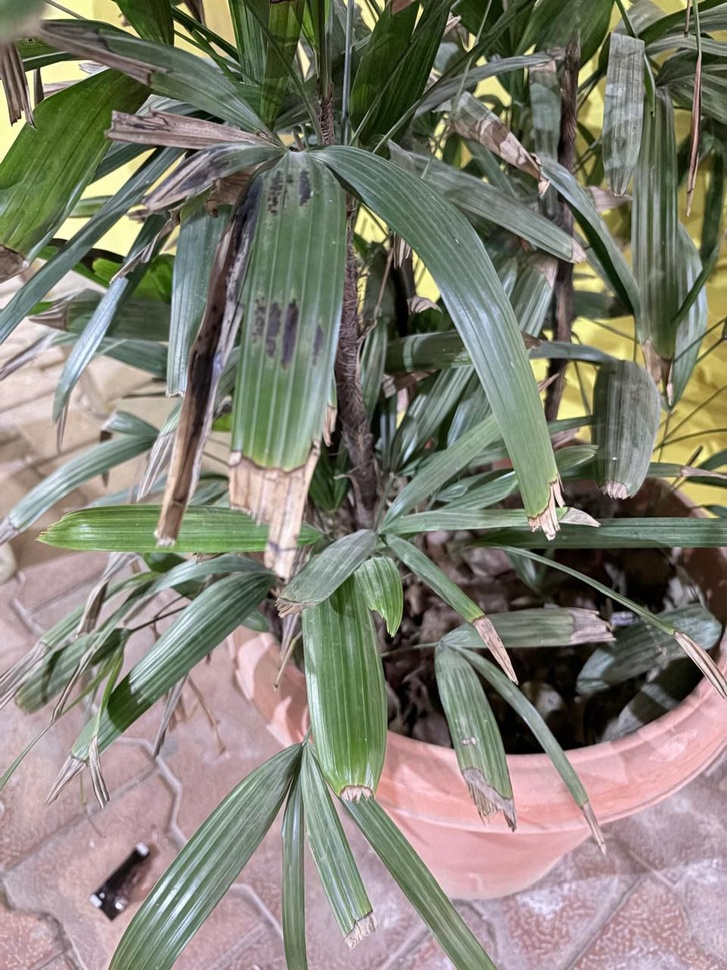
#> input picture SIH2/test_image_24.jpg, 727 x 970 px, shrunk from 960 x 1280 before the run, found by its file name
$ python calibrate_leaves.py
#> lines starting #> are read from the running program, lines starting #| are printed output that depends on the picture; after the words box and inside, x2 and y2 are one past the last pixel; in counts of white or black regions, pixels touching at a corner belong together
import cv2
import numpy as np
import glob
import os

def analyze_leaves(img_path, label):
#> called with img_path = 'e:\\SIH2\\test_image_24.jpg', label = 'IMPOSTER (Image 24)'
    frame = cv2.imread(img_path)
#> frame is the input picture: shape (970, 727, 3); mean B, G, R 116, 128.7, 131.1
    if frame is None:
        print(f"Error reading {img_path}")
        return

    hsv = cv2.cvtColor(frame, cv2.COLOR_BGR2HSV)
#> hsv: shape (970, 727, 3); mean H, S, V 73.2, 59.7, 138.6

    # Green Mask
    lower_green = np.array([25, 40, 40])
    upper_green = np.array([85, 255, 255])
    mask_green = cv2.inRange(hsv, lower_green, upper_green)
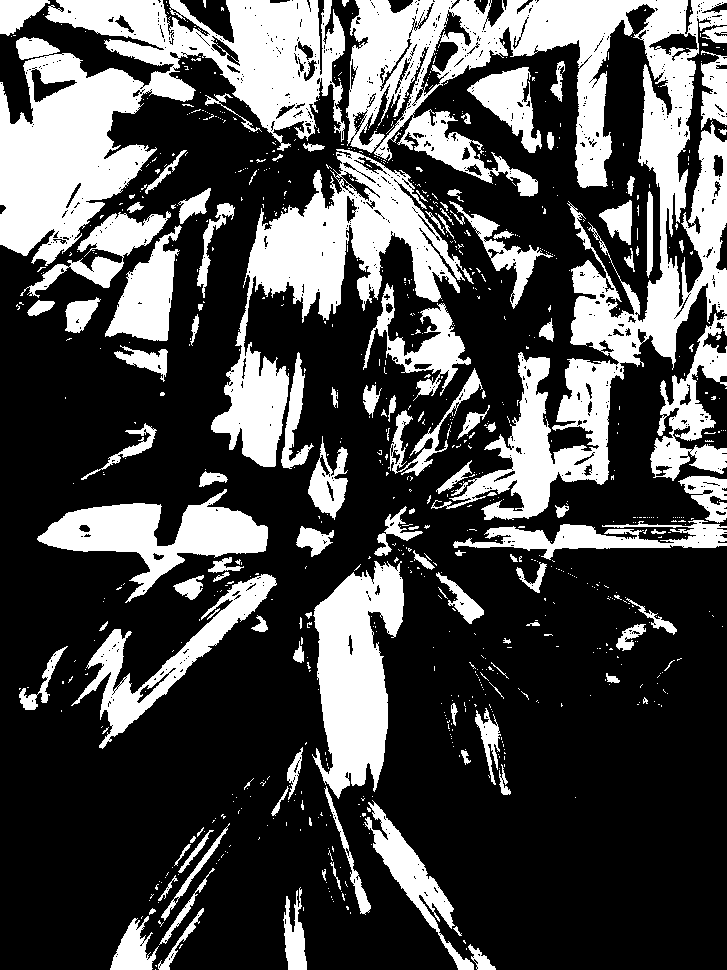
#> mask_green: shape (970, 727); 30% white; 886 white regions (763 under 20 px)

    contours, _ = cv2.findContours(mask_green, cv2.RETR_EXTERNAL, cv2.CHAIN_APPROX_SIMPLE)
#> contours = 857 contours, 768 with area under 20; largest, box (x1, y1, x2, y2) and area: (346, 0, 727, 520) 58908, (0, 0, 345, 266) 40312, (211, 149, 474, 467) 22759, (312, 561, 404, 799) 13324, (37, 489, 268, 603) 9448

    ratios = []
    solidities = []

    print(f"\n--- Analyzing {label} ({os.path.basename(img_path)}) ---")
    for cnt in contours:
        area = cv2.contourArea(cnt)
        if area < 500: continue # Ignore noise

        # Geometry
        x, y, w, h = cv2.boundingRect(cnt)
        rect = cv2.minAreaRect(cnt)
        width = rect[1][0]
        height = rect[1][1]

        if width == 0 or height == 0: continue
        ratio = min(width, height) / max(width, height)

        hull = cv2.convexHull(cnt)
        hull_area = cv2.contourArea(hull)
        if hull_area == 0: continue
        solidity = area / hull_area

        ratios.append(ratio)
        solidities.append(solidity)
        print(f"Leaf: Area={area:.0f}, Ratio={ratio:.3f}, Solidity={solidity:.3f}")
#> this loop made 857 passes
#> area on passes 4, 12, 34: 272.5, 316, 51.5
#| Leaf: Area=1253, Ratio=0.667, Solidity=0.709
#| Leaf: Area=978, Ratio=0.246, Solidity=0.662
#| Leaf: Area=3521, Ratio=0.163, Solidity=0.676
#| Leaf: Area=636, Ratio=0.089, Solidity=0.614
#| Leaf: Area=596, Ratio=0.272, Solidity=0.531
#| Leaf: Area=552, Ratio=0.354, Solidity=0.438
#| Leaf: Area=6527, Ratio=0.337, Solidity=0.470
#| Leaf: Area=676, Ratio=0.323, Solidity=0.691
#> (further printed lines are left out)
#> after the loop, ratios = 33 values, max 0.96 at index 21, min 0.0886 at index 3, mean 0.483; solidities = 33 values, max 0.902 at index 32, min 0.287 at index 16, mean 0.598

    if ratios:
        print(f"STATS -> Avg Ratio: {np.mean(ratios):.3f}, Avg Solidity: {np.mean(solidities):.3f}")
#| STATS -> Avg Ratio: 0.483, Avg Solidity: 0.598
    else:
        print("No valid green contours found.")

# 1. Analyze User Uploaded "Real" Leaves
uploaded_images = glob.glob(r"C:\Users\Admin\.gemini\antigravity\brain\1c84d50b-0878-4f9f-a477-c280fb5ea98b\uploaded_image_*.jpg")
for img in uploaded_images:
    analyze_leaves(img, "REAL POMEGRANATE")

# 2. Analyze "Imposter" Image 24
analyze_leaves(r"e:\SIH2\test_image_24.jpg", "IMPOSTER (Image 24)")

$ run again, with SIH2/test_image_10.jpg copied over SIH2/test_image_24.jpg
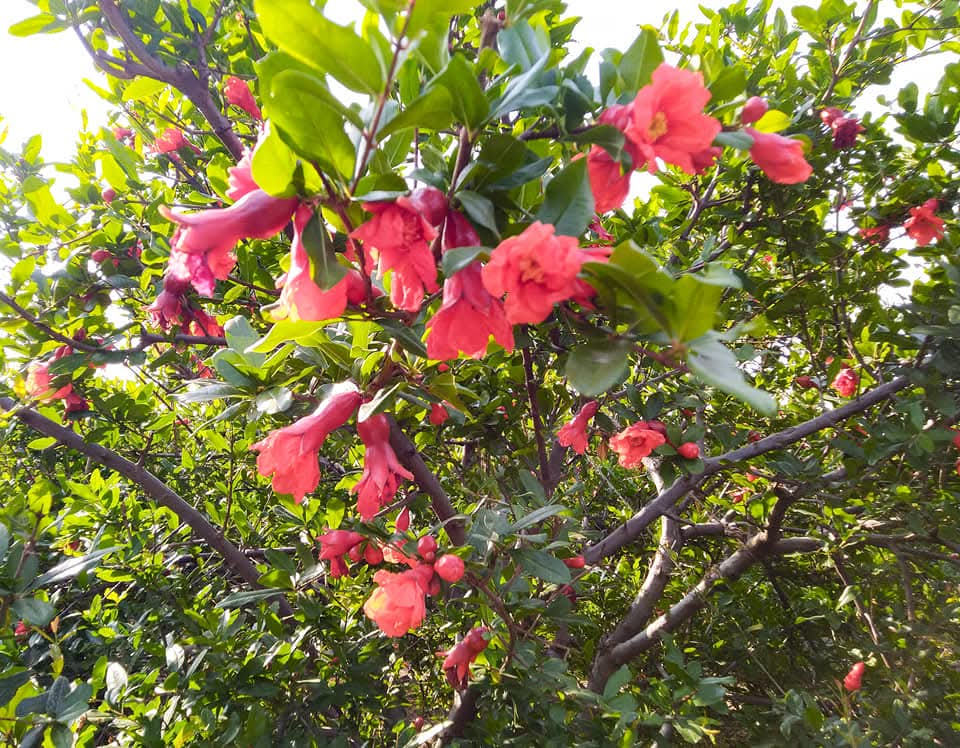
#> input picture SIH2/test_image_10.jpg, 960 x 748 px, found by its file name
#> in analyze_leaves, frame is the input picture: shape (748, 960, 3); mean B, G, R 71.6, 118, 128.3
#> hsv: shape (748, 960, 3); mean H, S, V 53, 129.9, 135.6
#> in analyze_leaves, `mask_green = cv2.inRange(hsv, lower_green, upper_green)`:
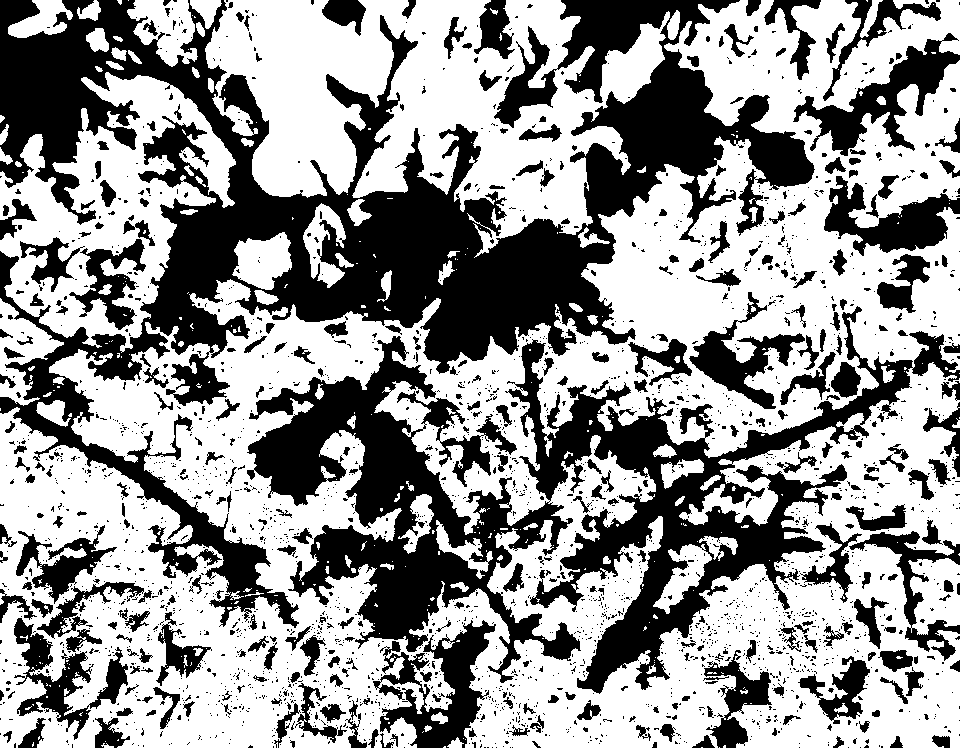
#> mask_green: shape (748, 960); 59.1% white; 2553 black regions (2203 under 20 px)
#> contours = 174 contours, 128 with area under 20; largest, box (x1, y1, x2, y2) and area: (0, 0, 960, 748) 437503, (205, 0, 670, 258) 63994, (0, 72, 236, 353) 32292, (127, 0, 198, 67) 2830, (0, 298, 64, 406) 2797
#> the loop in analyze_leaves, `for cnt in contours:` made 174 passes
#> area on passes 11, 14, 19: 81, 24, 102.5
#> (printed output is left out)
#> after the loop in analyze_leaves, `for cnt in contours:`: ratios = [0.589, 0.947, 0.5, 0.772, 0.779, 0.554, 0.948, 0.578]; solidities = [0.635, 0.86, 0.607, 0.681, 0.758, 0.678, 0.82, 0.715]
#| STATS -> Avg Ratio: 0.708, Avg Solidity: 0.719

$ run again, with SIH2/test_image_12.jpg copied over SIH2/test_image_24.jpg
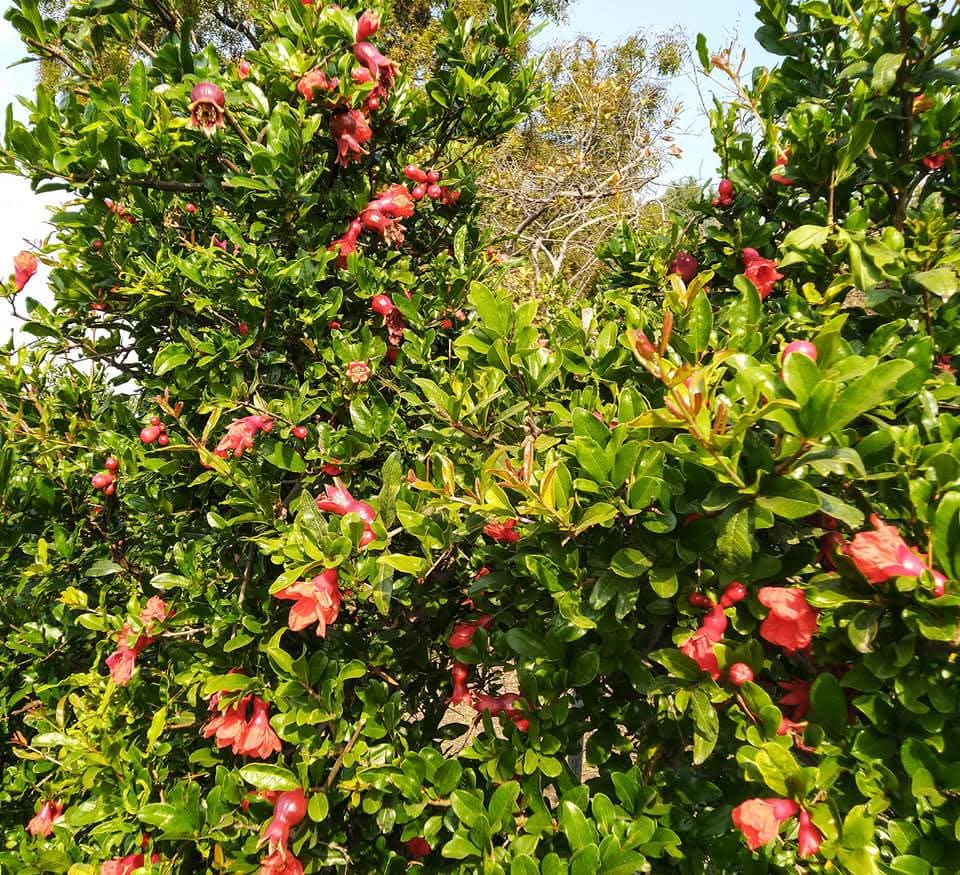
#> input picture SIH2/test_image_12.jpg, 960 x 875 px, found by its file name
#> in analyze_leaves, frame is the input picture: shape (875, 960, 3); mean B, G, R 45, 110.4, 108
#> hsv: shape (875, 960, 3); mean H, S, V 36.2, 181.7, 119.6
#> in analyze_leaves, `mask_green = cv2.inRange(hsv, lower_green, upper_green)`:
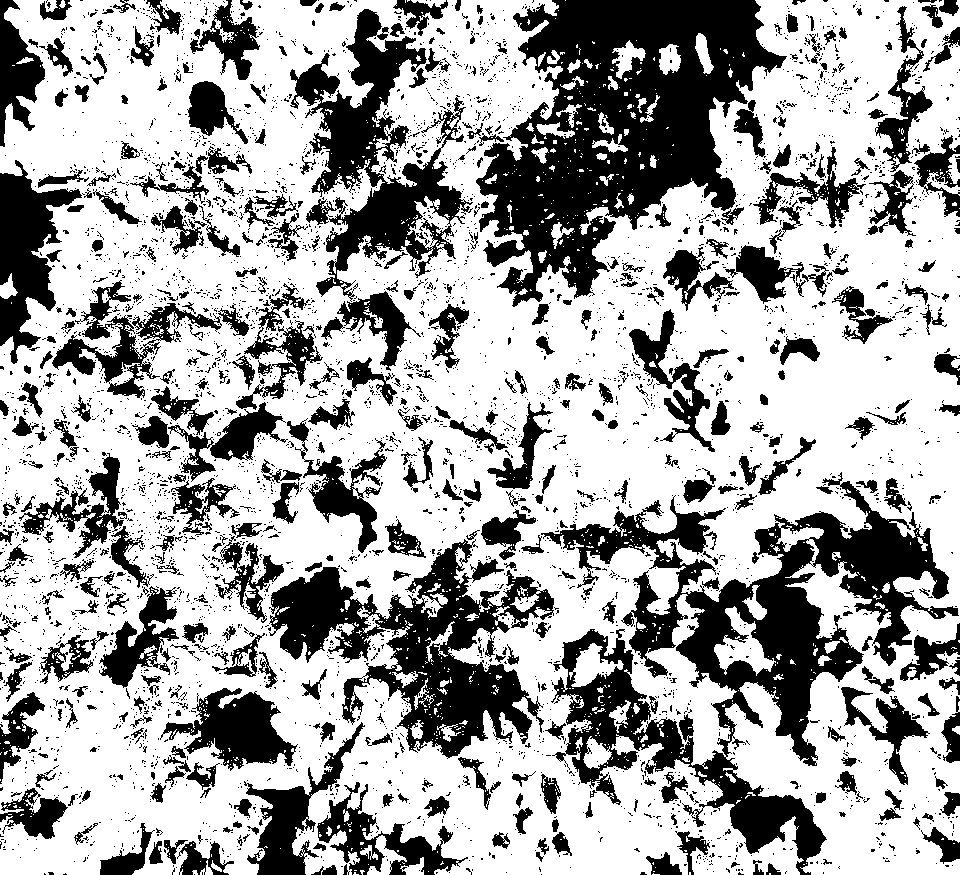
#> mask_green: shape (875, 960); 66% white; 4487 black regions (3995 under 20 px)
#> contours = 476 contours, 425 with area under 20; largest, box (x1, y1, x2, y2) and area: (0, 0, 960, 875) 727170, (569, 643, 624, 687) 1002, (612, 40, 646, 79) 501, (367, 835, 407, 875) 492, (583, 736, 612, 769) 490
#> the loop in analyze_leaves, `for cnt in contours:` made 476 passes
#> area on passes 20 to 22: 36.5, 51, 187.5
#> (printed output is left out)
#> after the loop in analyze_leaves, `for cnt in contours:`: ratios = [0.665, 0.716, 0.911]; solidities = [0.679, 0.623, 0.868]
#| STATS -> Avg Ratio: 0.764, Avg Solidity: 0.723

$ run again, with SIH2/test_image_13.jpg copied over SIH2/test_image_24.jpg
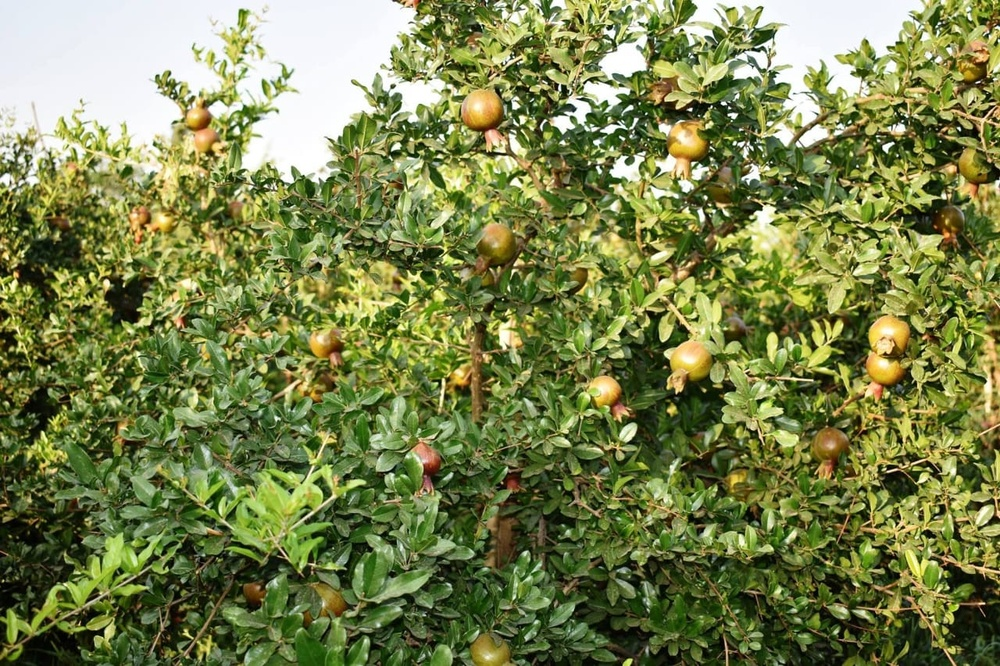
#> input picture SIH2/test_image_13.jpg, 1000 x 666 px, shrunk from 1280 x 853 before the run, found by its file name
#> in analyze_leaves, frame is the input picture: shape (666, 1000, 3); mean B, G, R 76.6, 130, 120.7
#> hsv: shape (666, 1000, 3); mean H, S, V 41.8, 136.8, 132.9
#> in analyze_leaves, `mask_green = cv2.inRange(hsv, lower_green, upper_green)`:
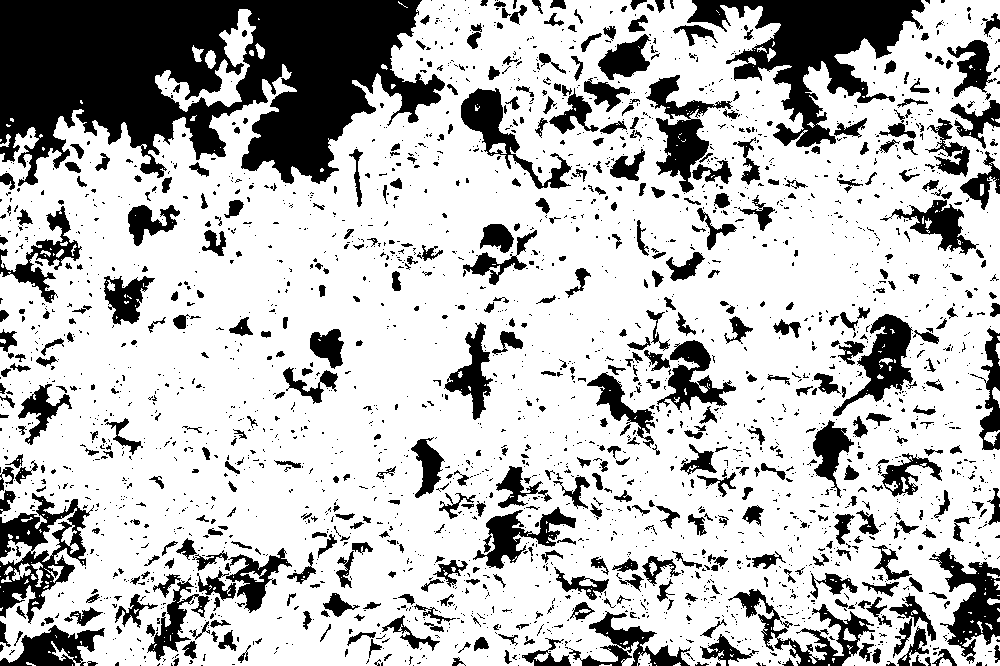
#> mask_green: shape (666, 1000); 73.6% white; 2631 black regions (2088 under 20 px)
#> contours = 150 contours, 125 with area under 20; largest, box (x1, y1, x2, y2) and area: (0, 0, 1000, 666) 564413, (155, 9, 256, 112) 2588, (0, 508, 79, 565) 1016, (205, 50, 216, 69) 126, (12, 563, 31, 581) 122
#> the loop in analyze_leaves, `for cnt in contours:` made 150 passes
#> area on passes 10, 17, 39, 51: 62.5, 116, 80, 47
#> (printed output is left out)
#> after the loop in analyze_leaves, `for cnt in contours:`: ratios = [0.424, 0.607, 0.666]; solidities = [0.397, 0.418, 0.888]
#| STATS -> Avg Ratio: 0.565, Avg Solidity: 0.567
